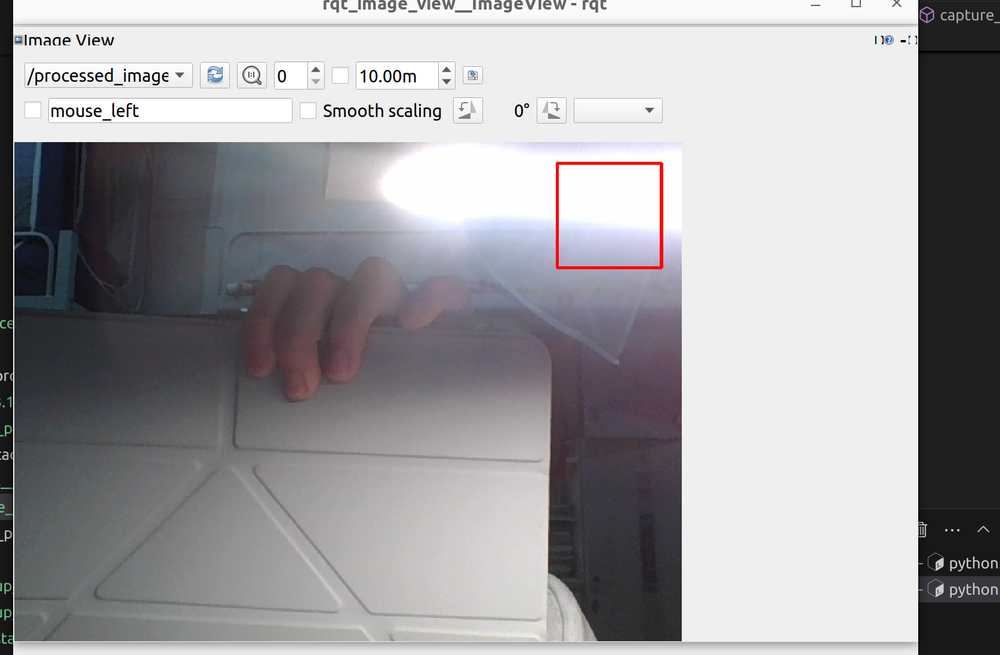
#> input picture Homework/Homework_3/zhou-ke-xuan/ros_draw.png, 1000 x 655 px, shrunk from 1675 x 1097 before the run, given in place of the camera
$ python red_circle_detect.py
#> lines starting #> are read from the running program, lines starting #| are printed output that depends on the picture; after the words box and inside, x2 and y2 are one past the last pixel; in counts of white or black regions, pixels touching at a corner belong together
import cv2
import numpy as np

# 初始化摄像头
cap = cv2.VideoCapture(0) # 数字根据自己摄像头确定编号

while True:
    # 读取视频帧
    ret, frame = cap.read()
#> frame is the input picture: shape (655, 1000, 3); mean B, G, R 160.6, 158.1, 159.4
    if not ret:
        print("无法获取视频帧")
        break

    # 将图像转换为HSV颜色空间（更好的颜色分离）
    hsv = cv2.cvtColor(frame, cv2.COLOR_BGR2HSV)
#> hsv: shape (655, 1000, 3); mean H, S, V 55.8, 13, 162.2

    # 定义红色的HSV范围（需要根据实际情况调整）
    lower_red1 = np.array([0, 100, 100])
    upper_red1 = np.array([10, 255, 255])
    lower_red2 = np.array([160, 100, 100])
    upper_red2 = np.array([180, 255, 255])

    # 创建红色掩膜
    mask1 = cv2.inRange(hsv, lower_red1, upper_red1)
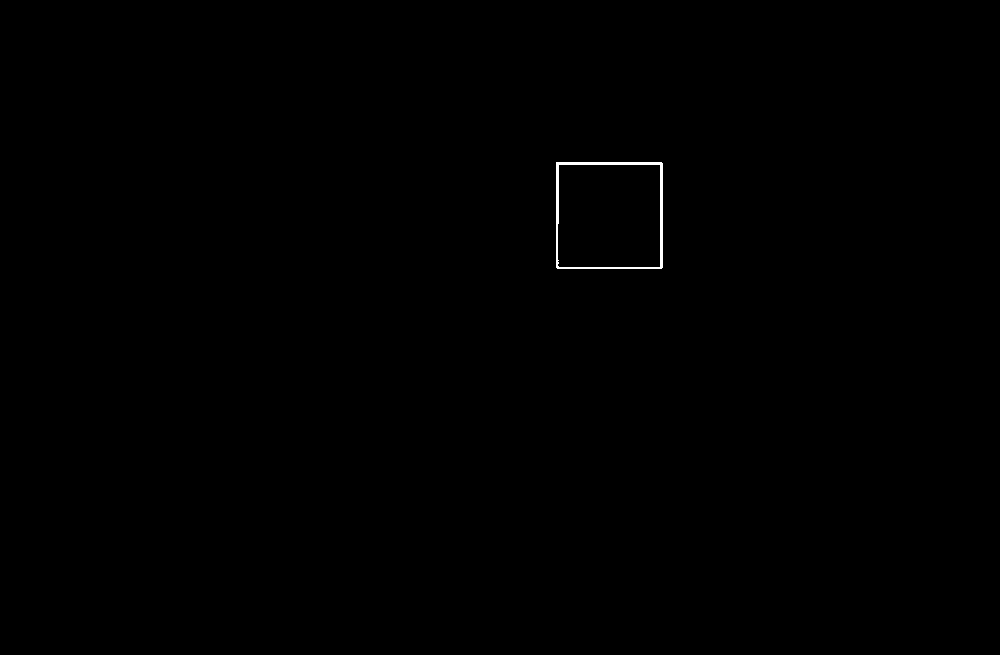
#> mask1: shape (655, 1000); 0.17% white; 1 white region, box (x1, y1, x2, y2) and area: (556, 162, 663, 269) 1105
    mask2 = cv2.inRange(hsv, lower_red2, upper_red2)
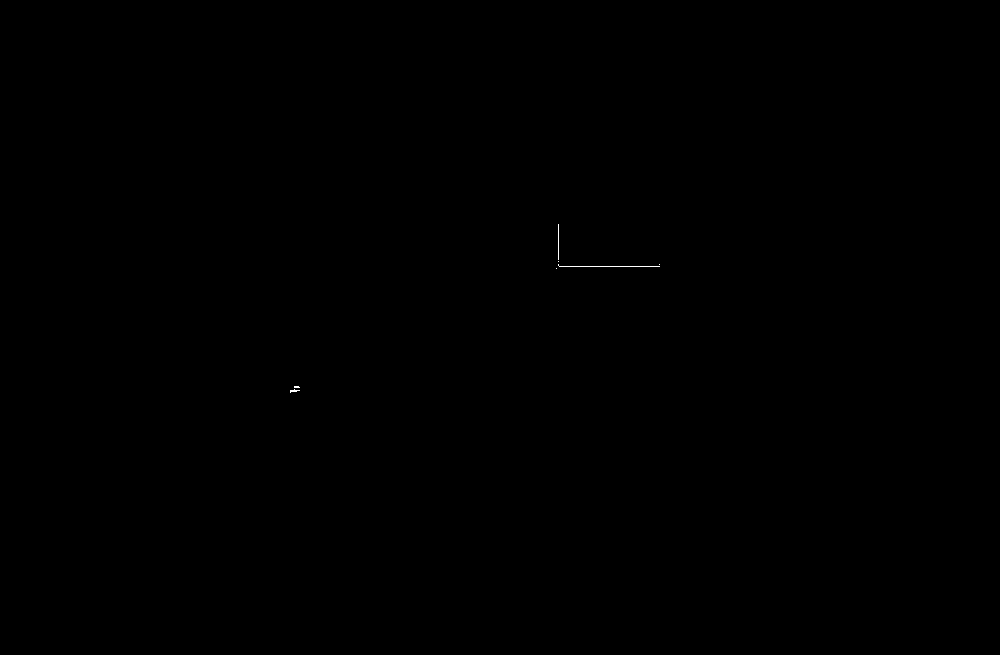
#> mask2: shape (655, 1000); 0.03% white in thin lines or dots, all inside (x1, y1, x2, y2) = (290, 224, 660, 393)
    mask = cv2.bitwise_or(mask1, mask2)
#> mask: shape (655, 1000); 0.19% white; 3 white regions (2 under 20 px), largest, box (x1, y1, x2, y2) and area: (556, 162, 663, 269) 1247

    # 图像预处理
    mask = cv2.erode(mask, None, iterations=2)
#> mask: shape (655, 1000); every value is 0
    mask = cv2.dilate(mask, None, iterations=2)
    mask = cv2.GaussianBlur(mask, (9, 9), 2)

    # 霍夫圆检测
    circles = cv2.HoughCircles(mask, cv2.HOUGH_GRADIENT, dp=1.2, minDist=100,
                              param1=50, param2=30, minRadius=20, maxRadius=200)
#> circles = None

    # 如果检测到圆形
    if circles is not None:
        circles = np.round(circles[0, :]).astype("int")

        # 遍历所有检测到的圆
        for (x, y, r) in circles:
            # 绘制圆形和中心点
            cv2.circle(frame, (x, y), r, (0, 255, 0), 4)
            cv2.circle(frame, (x, y), 2, (0, 0, 255), 3)
            # 显示圆心坐标
            cv2.putText(frame, f"({x}, {y})", (x-50, y-20),
                       cv2.FONT_HERSHEY_SIMPLEX, 0.5, (255, 255, 255), 2)

    # 显示结果
    cv2.imshow("Frame", frame)
    cv2.imshow("Mask", mask)

    # 按q退出
    if cv2.waitKey(1) & 0xFF == ord('q'):
#> (key q is pressed here)
        break

# 释放资源
cap.release()
cv2.destroyAllWindows()

$ run again, on Homework/Homework_3/zhou-ke-xuan/green_triangle_detect_frame.png
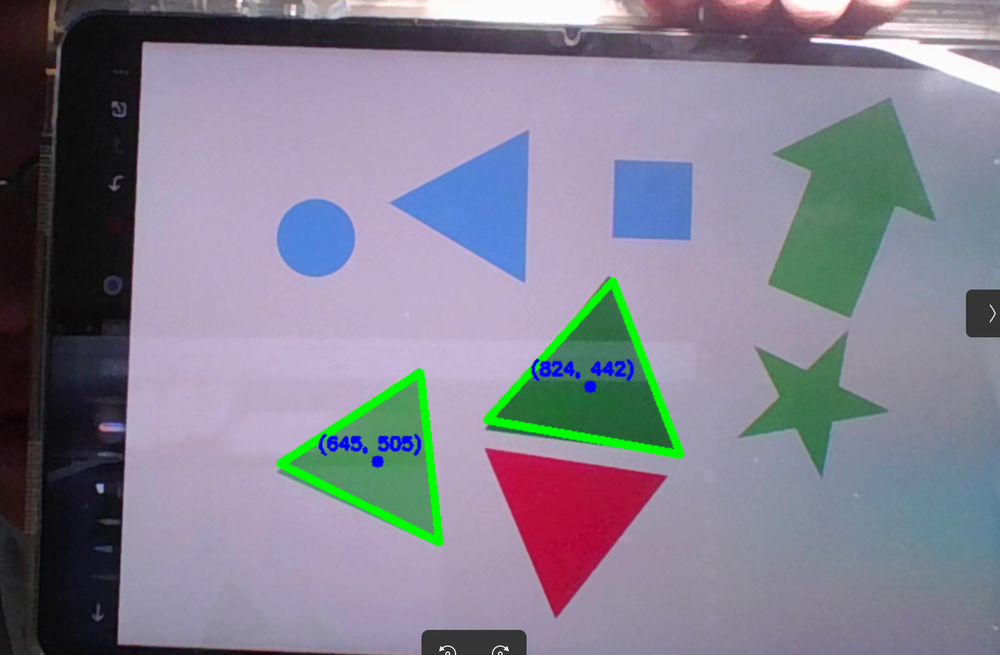
#> input picture Homework/Homework_3/zhou-ke-xuan/green_triangle_detect_frame.png, 1000 x 655 px, shrunk from 1675 x 1097 before the run, given in place of the camera
#> frame is the input picture: shape (655, 1000, 3); mean B, G, R 144.2, 128.9, 130.6
#> hsv: shape (655, 1000, 3); mean H, S, V 121.8, 58.5, 153.8
#> mask1: shape (655, 1000); 0% white in thin lines or dots, all inside (x1, y1, x2, y2) = (48, 20, 52, 71)
#> `mask2 = cv2.inRange(hsv, lower_red2, upper_red2)`:
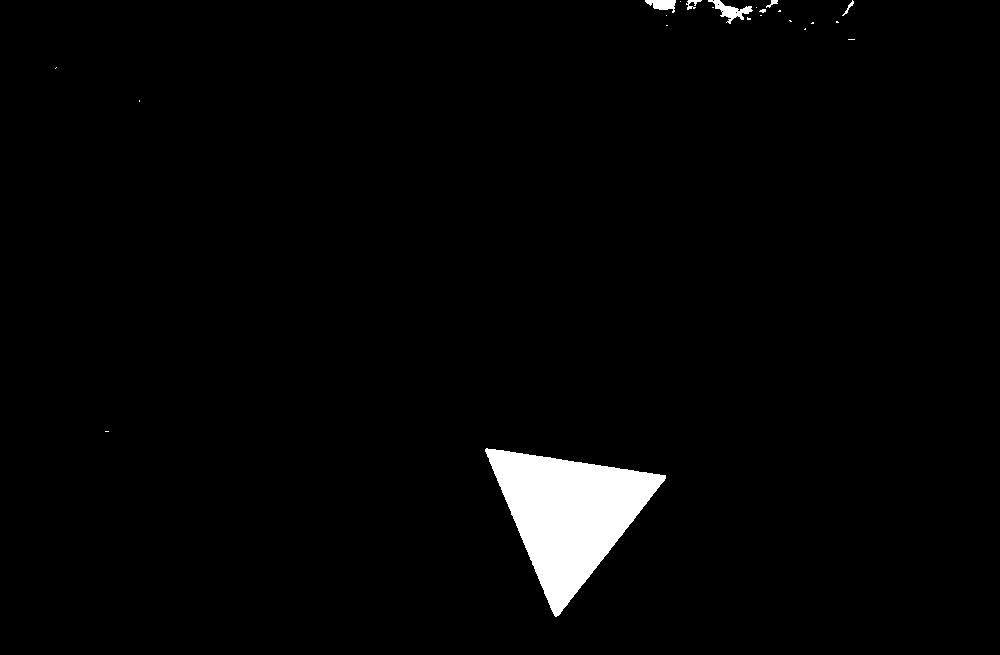
#> mask2: shape (655, 1000); 2.4% white; 23 white regions (17 under 20 px), largest, box (x1, y1, x2, y2) and area: (485, 448, 666, 617) 14864, (708, 0, 753, 24) 382, (645, 0, 676, 13) 248, (686, 0, 702, 10) 69, (842, 0, 854, 16) 43, (766, 0, 778, 8) 41
#> `mask = cv2.erode(mask, None, iterations=2)`:
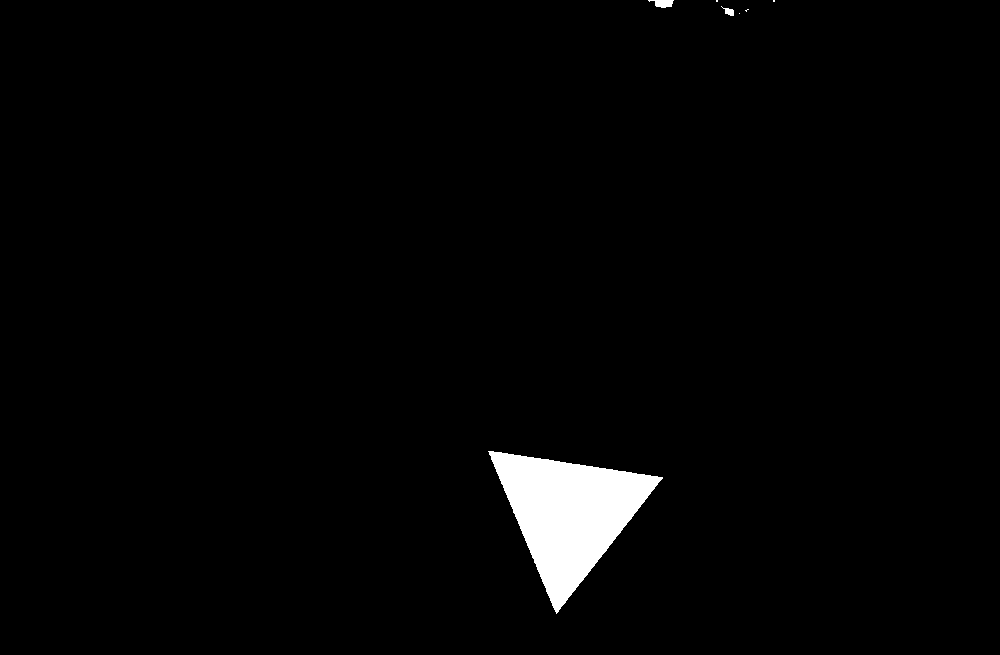
#> mask: shape (655, 1000); 2.1% white; 7 white regions (4 under 20 px), largest, box (x1, y1, x2, y2) and area: (488, 451, 663, 614) 13485, (648, 0, 674, 8) 136, (721, 6, 734, 16) 62
#> circles = None
